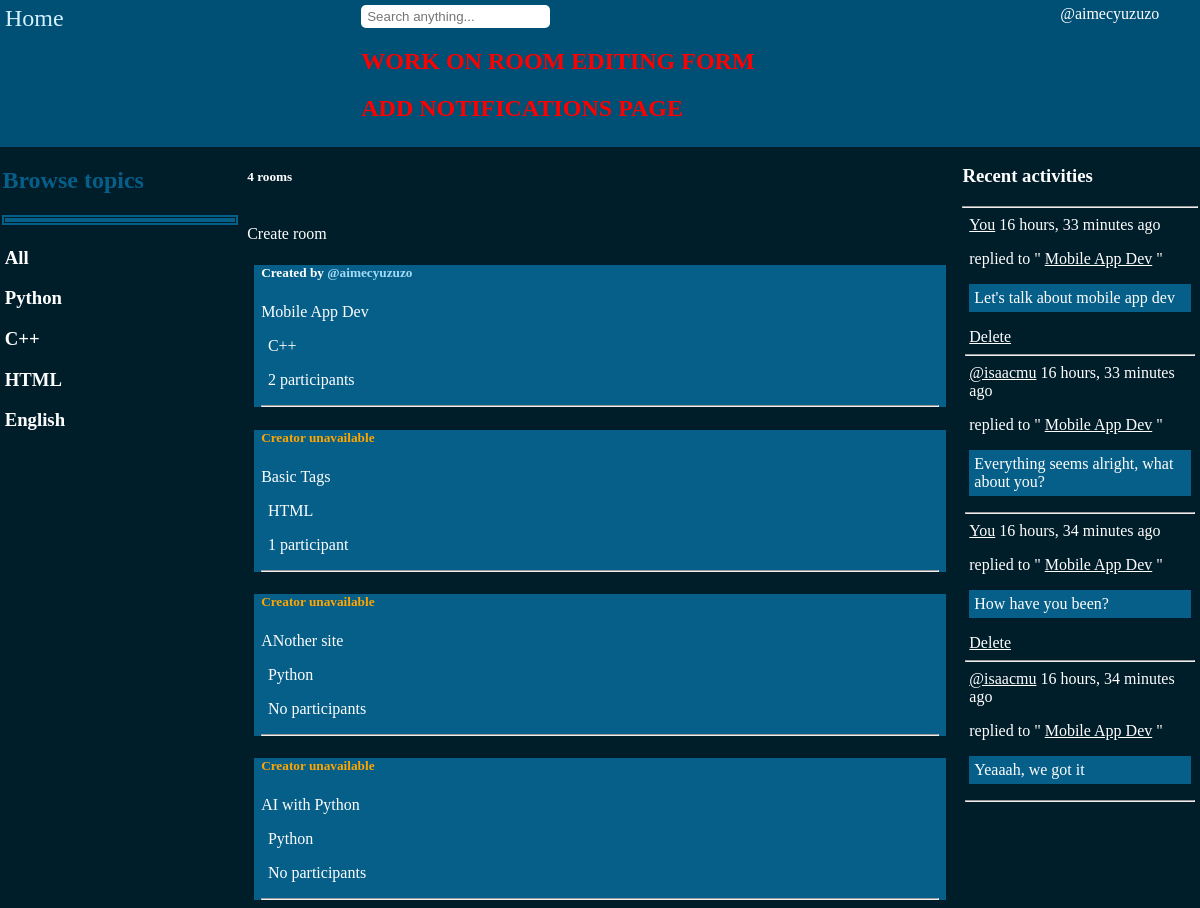
The app's page / (signed in) with its own data.
### base/models.py (models this page shows, shortened)
class Topic(models.Model):
    name = models.CharField(max_length=200)

class Room(models.Model):
    host = models.ForeignKey(User, on_delete=models.SET_NULL, null=True)
    topic = models.ForeignKey(Topic, on_delete=models.SET_NULL, null=True)
    name = models.CharField(max_length=200)
    description = models.TextField(null=True, blank=True)
    participants = models.ManyToManyField(User, related_name='participants', null=True)
    updated = models.DateTimeField(auto_now=True)
    created = models.DateTimeField(auto_now_add=True)
    class Meta:
        ordering = ['-updated','-created']
    def __str__(self):
        return self.name

class Message(models.Model):
    user = models.ForeignKey(User, on_delete=models.CASCADE)
    room = models.ForeignKey(Room, on_delete=models.CASCADE)
    body = models.TextField()
    updated = models.DateTimeField(auto_now=True)
    created = models.DateTimeField(auto_now_add=True)
    def __str__(self):
        return self.body[0:50]

### base/views.py (the view)
# urls.py: path('',views.home, name='home'),
def home(request):
    q = request.GET.get('q') if request.GET.get('q') != None else ''
    rooms = Room.objects.filter(
        Q(topic__name__icontains = q) |
        Q(name__icontains = q) |
        Q(description__icontains = q) |
        Q(host__username__icontains = q)
    )
    if request.user.is_authenticated:
        ver_profile = Profile.objects.all()
        temp_array = []
        temp_array.append(ver_profile)
        print(temp_array)
    room_count = rooms.count()
    room_messages = Message.objects.filter(Q(room__name__icontains=q) | Q(room__topic__name__icontains=q)| Q(user__username__icontains=q)).order_by('-created')
    room_messages = room_messages[0:4]
    topics = Topic.objects.all()
    context = {
        'rooms':rooms, 'topics': topics, 'room_count': room_count,
        'room_messages': room_messages
        }
    return render(request, 'base/home.html', context)

### base/models.py (called while the page is built)
    def __str__(self):
        return self.email

### base/templates/base/home.html (shortened to what this page needs)
{% extends 'layout.html' %}
{% block content %}
        {% if request.user.is_authenticated %}
        <div class="home-container">
            {% include 'base/topics-component.html' %}
            <div class="create-room-header">
                <h5>{{ room_count }} rooms</h5>
                <br>
                <a href="{% url 'create-room' %}">Create room</a>
                {% include 'base/feed-component.html' %}
            </div>
            <div>
                <h3>Recent activities</h3>
                {% include 'base/activity-component.html' %}
            </div>
        </div>
        {% else %}
        <a href="{% url 'login' %}" class="nav-links">Log in</a>
        <a href="{% url 'signup' %}" class="nav-links">Create account</a>
    {% endif %}
{% endblock content %}

### templates/navbar.html (shortened to what this page needs)
{% load static %}
<nav>
    <div>
        <a class="nav-links home" href="/">Home</a>
    </div>
    <form method="GET" action="{% url 'home' %}">
        <input class="search-bar" style="background: white !important;" type="text" name="q" placeholder="Search anything...">
        <h1 style="color:red;">WORK ON ROOM EDITING FORM</h1>
        <h1 style="color:red;">ADD NOTIFICATIONS PAGE</h1>
    </form>
        <div style="position: relative;">
            {% if request.user.is_authenticated %}
                    <div style="display: grid;grid-template-columns: 3fr 1fr;">
                        <section onmouseover="document.querySelector('.hiddennav').style.display = 'block'" onmouseleave="document.querySelector('.hiddennav').style.display = 'none'" style="padding-left: 8px;cursor: pointer;">
                            @{{ request.user.username }}
                        </section>
                    </div>
            {% else %}
                    <a href="{% url 'login' %}" class="nav-links">Log in</a>
                    <a href="{% url 'signup' %}" class="nav-links">Create account</a>
            {% endif %}
        </div>
</nav>

### base/templates/base/topics-component.html
<div class="browse-topics side-bar">
    <h2>Browse topics</h2>
    <h1 class="topics-separator"></h1>
    <div>
        <h3>
            <a class="topic-name" href="{% url 'home' %}">All</a>
        </h3>
        {% for topic in topics %}
            <h3> <a class="topic-name" href="{% url 'home' %}?q={{topic.name}}">{{ topic.name }}</a> </h3>
        {% endfor %}
    </div>
</div>

### base/templates/base/feed-component.html (shortened to what this page needs)
<div>
    {% for room in rooms %}
        <div class="singleRoom">
                <h5>
                    {% if room.host.username %}
                        Created by <a class="roomCreator" href="{% url 'profile' room.host.username %}">@{{room.host.username}}</a>
                    {% else %}
                        <span style="color: orange;">Creator unavailable</span>
                    {% endif %}
                </h5>
            <a href="{% url 'room' room.id %}"><p>{{room.name}}</p>
                <div>
                    <span>{{room.topic.name}}</span>
                    <p>
                        {% if room.participants.count > 1 %}
                            {{ room.participants.count }} participants
                        {% elif room.participants.count == 0 %}
                            No participants
                        {% else %}
                            {{ room.participants.count }} participant
                        {% endif %}
                    </p>
                </div>
            </a>
            <hr>
        </div>
    {% endfor %}
</div>

### base/templates/base/activity-component.html
            <hr>
            <div>
                {% for message in room_messages %}
                    <div>
                        <div>
                            <span>
                                    {% if request.user != message.user %}
                                        <a href="{% url 'profile' message.user %}">@{{ message.user }}</a>
                                    {% else %}
                                        <a href="{% url 'profile' message.user %}">You</a>
                                    {% endif %}
                                <span>{{ message.created|timesince }} ago</span>
                                <p>
                                    replied to " <a href="room/{{message.room.id}}">{{ message.room }}</a> "
                                </p>
                                <p style="padding:5px;background:rgb(5, 95, 136);">
                                    {{ message }}
                                </p>
                                {% if request.user == message.user %}
                                    <a href="{% url 'delete-message' message.id %}">Delete</a>
                                {% endif %}
                            </span>
                        </div>
                    </div>
                    <hr>
                {% endfor %}
            </div>

### static/styles/main.css (style rules this page uses)
body { background: rgb(0, 40, 58) !important; margin: 0 !important; font-family: verdana; color: white; }
nav { background: rgb(255, 255, 255) !important; }
input, textarea { color: rgb(0, 55, 80) !important; }
.search-bar { border-width: 4px; border-color: rgb(5, 95, 136); border-style: double; outline: none; padding: 4px 6px; border-radius: 5px; transition: 0.5s; background: rgb(202, 225, 233); }
.nav-links { text-decoration: none; position: relative; }
.nav-links::after { position: absolute; bottom: -20px; z-index: 999; right: -10px; background: red; width: 20px; height: 20px; }
.browse-topics h2 { color: rgb(5, 95, 136); }
.browse-topics h3 a, .topic-name a { text-decoration: none; }
.browse-topics .topics-separator { border: 5px double rgb(5, 95, 136); }
.create-room-header a { text-decoration: none !important; }

### static/styles/style.css (style rules this page uses)
body { background: rgb(0, 29, 42) !important; }
* { color: white; }
input, textarea { color: rgb(0, 55, 80) !important; }
.search-bar { border: none; outline: none; background: white !important; }

### templates/navbar.html (style rules this page uses)
nav { display: flex; justify-content: space-between; padding: 0 2%; background: rgb(0, 79, 116) !important; margin: 0 !important; padding: 5px; }
nav a { color: rgb(213, 241, 255) !important; }
.home { font-size: x-large; }

### base/templates/base/home.html (style rules this page uses)
.home-container { display: grid; grid-template-columns: 1fr 3fr 1fr; }
.home-container div { padding: 0 1%; }

### base/templates/base/feed-component.html (style rules this page uses)
.singleRoom { background: rgb(5, 95, 136) !important; margin: 40px 0s; }
.roomCreator { color: rgb(160, 219, 247); text-decoration: underline; }

### records on screen
Topic: name "Python"
Topic: name "C++"
Topic: name "HTML"
Topic: name "English"
Room: host.username "aimecyuzuzo", name "Mobile App Dev", topic.name "C++", participants.count "2"
Room: shows "Creator unavailable", name "Basic Tags", topic.name "HTML", participants.count "1"
Room: shows "Creator unavailable", name "ANother site", topic.name "Python", shows "No participants"
Room: shows "Creator unavailable", name "AI with Python", topic.name "Python", shows "No participants"
Message: shows "You", created "16 hours, 33 minutes", room "Mobile App Dev", body "Let's talk about mobile app dev", shows "Delete"
Message: user "isaacmu", created "16 hours, 33 minutes", room "Mobile App Dev", body "Everything seems alright, what about you?"
Message: shows "You", created "16 hours, 34 minutes", room "Mobile App Dev", body "How have you been?", shows "Delete"
Message: user "isaacmu", created "16 hours, 34 minutes", room "Mobile App Dev", body "Yeaaah, we got it"

### other values on screen
{{ request.user.username }} "aimecyuzuzo"
{{ room_count }} "4"
